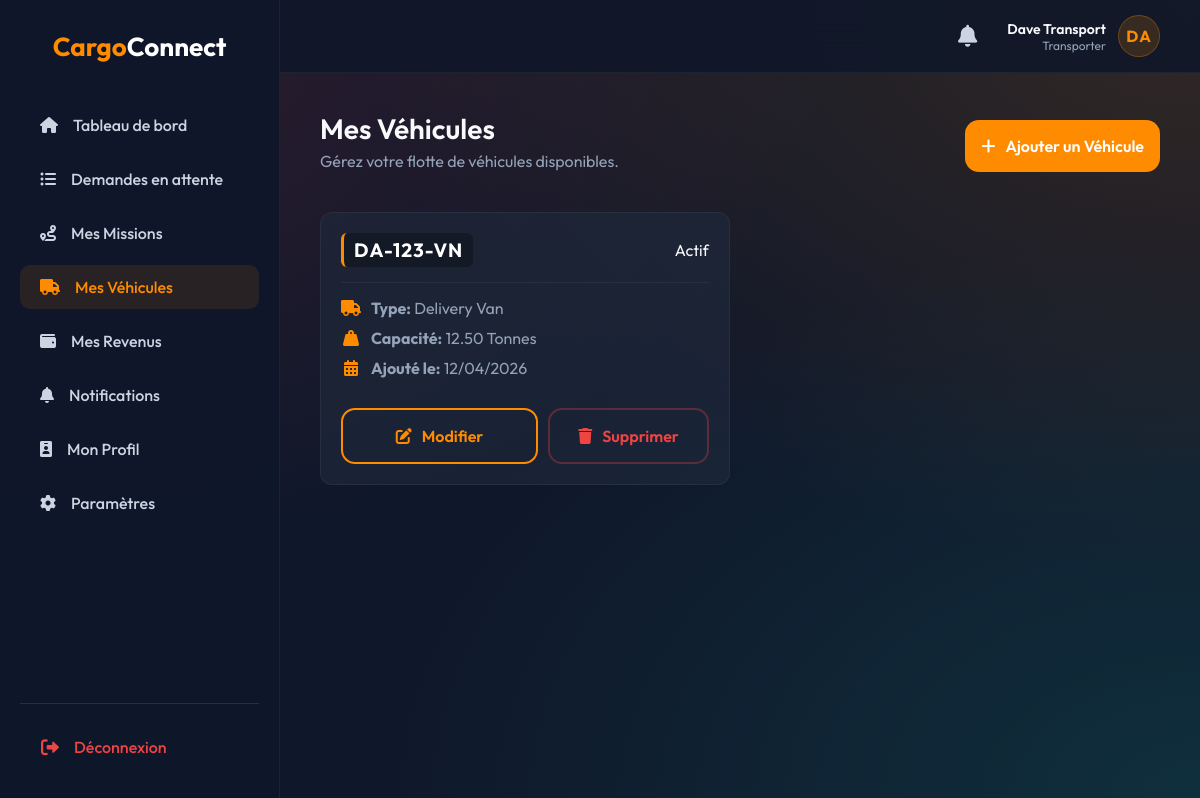
The page /transporter/vehicles.php (signed in) on the database its author committed.
### tables this page shows
CREATE TABLE IF NOT EXISTS vehicles (
    id INT UNSIGNED AUTO_INCREMENT PRIMARY KEY,
    owner_id INT UNSIGNED NOT NULL,
    vehicle_type VARCHAR(50) NOT NULL,
    capacity DECIMAL(8,2) NOT NULL COMMENT 'Capacity in cubic meters/tons',
    plate_number VARCHAR(20) NOT NULL UNIQUE,
    status ENUM('active', 'inactive') NOT NULL DEFAULT 'active',
    created_at TIMESTAMP DEFAULT CURRENT_TIMESTAMP,
    updated_at TIMESTAMP DEFAULT CURRENT_TIMESTAMP ON UPDATE CURRENT_TIMESTAMP,
    FOREIGN KEY (owner_id) REFERENCES users(id) ON DELETE CASCADE,
    INDEX idx_vehicle_owner (owner_id)
);

### functions/vehicle.php (called while the page is built, shortened)
<?php
function getVehiclesByTransporter($transporter_id, $pdo) {
    $stmt = $pdo->prepare("SELECT * FROM vehicles WHERE owner_id = ? ORDER BY created_at DESC");
    $stmt->execute([$transporter_id]);
    return $stmt->fetchAll(PDO::FETCH_ASSOC);
}

### transporter/vehicles.php (the view, shortened to what this page needs)
<?php
require_once CONF_PATH . 'database.php';
require_once FUNC_PATH . 'vehicle.php';
$db = new Database();
$pdo = $db->getConnection();
$transporter_id = $_SESSION['user_id'];
$vehicles = getVehiclesByTransporter($transporter_id, $pdo);
?>
<!DOCTYPE html>
<html lang="fr">
<head>
    <link href="https://cdnjs.cloudflare.com/ajax/libs/font-awesome/6.0.0/css/all.min.css" rel="stylesheet">
    <link rel="stylesheet" href="<?php echo CSS_URL; ?>style.css">
    <link rel="stylesheet" href="<?php echo CSS_URL; ?>dashboard.css">
</head>
<body>
<div class="dashboard-layout">
    <?php include INC_PATH . 'sidebar.php'; ?>
    <main class="main-content">
        <?php include INC_PATH . 'topbar.php'; ?>
        <div class="page-header">
            <div>
                <h1>Mes Véhicules</h1>
                <p style="color: #94a3b8; margin-top: 5px;">Gérez votre flotte de véhicules disponibles.</p>
            </div>
            <div>
                <a href="vehicle_form.php" class="btn btn-primary"><i class="fas fa-plus"></i> Ajouter un Véhicule</a>
            </div>
        </div>
        <?php if (empty($vehicles)): ?>
            <div style="text-align: center; padding: 60px 20px; background: rgba(30, 41, 59, 0.5); border-radius: 12px; border: 1px dashed rgba(255, 255, 255, 0.1); margin-top: 20px;">
                <i class="fas fa-truck-pickup" style="font-size: 60px; color: #475569; margin-bottom: 20px;"></i>
                <h3 style="color: #fff; margin-bottom: 10px;">Aucun véhicule dans votre flotte</h3>
                <p style="color: #94a3b8; margin-bottom: 25px;">Vous devez ajouter au moins un véhicule pour accepter des missions.</p>
                <a href="vehicle_form.php" class="btn btn-primary">Ajouter mon premier véhicule</a>
            </div>
        <?php else: ?>
            <div class="vehicle-grid">
                <?php foreach ($vehicles as $vehicle): ?>
                    <div class="vehicle-card">
                        <div class="vehicle-header">
                            <div class="vehicle-plate"><?php echo htmlspecialchars($vehicle['plate_number']); ?></div>
                            <div>
                                <?php if ($vehicle['status'] === 'active'): ?>
                                    <span class="badge badge-success">Actif</span>
                                <?php else: ?>
                                    <span class="badge badge-danger">Inactif</span>
                                <?php endif; ?>
                            </div>
                        </div>
                        <div class="vehicle-details">
                            <div class="vehicle-detail-item">
                                <i class="fas fa-truck"></i>
                                <span><strong>Type:</strong> <?php echo htmlspecialchars($vehicle['vehicle_type']); ?></span>
                            </div>
                            <div class="vehicle-detail-item">
                                <i class="fas fa-weight-hanging"></i>
                                <span><strong>Capacité:</strong> <?php echo number_format($vehicle['capacity'], 2); ?> Tonnes</span>
                            </div>
                            <div class="vehicle-detail-item">
                                <i class="fas fa-calendar-alt"></i>
                                <span><strong>Ajouté le:</strong> <?php echo date('d/m/Y', strtotime($vehicle['created_at'])); ?></span>
                            </div>
                        </div>
                        <div class="vehicle-actions">
                            <a href="vehicle_form.php?id=<?php echo htmlspecialchars($vehicle['id'], ENT_QUOTES, 'UTF-8'); ?>" class="btn btn-outline" style="flex: 1; text-align: center;"><i class="fas fa-edit"></i> Modifier</a>
                            <form method="POST" action="vehicles.php" style="flex: 1;" onsubmit="if(!confirm('Êtes-vous sûr de vouloir supprimer ce véhicule ?')) return false; this.querySelector('button').classList.add('loading'); this.querySelector('button').innerHTML='<i class=\'fas fa-spinner fa-spin\'></i> Patientez...'; return true;">
                                <button type="submit" class="btn btn-outline" style="width: 100%; color: #ef4444; border-color: rgba(239, 68, 68, 0.3); transition: all 0.3s ease;"><i class="fas fa-trash"></i> Supprimer</button>
                            </form>
                        </div>
                    </div>
                <?php endforeach; ?>
            </div>
        <?php endif; ?>
    </main>
</div>
</body>
</html>

### public/css/style.css (style rules this page uses)
:root { --primary: #ff8c00; --primary-hover: #ff6b00; --bg-dark: #0f172a; --text-main: #f8fafc; --text-muted: #94a3b8; --glass-bg: rgba(15, 23, 42, 0.4); --glass-border: rgba(255, 255, 255, 0.08); --glass-shadow: 0 25px 50px -12px rgba(0, 0, 0, 0.5); }
* { margin: 0; padding: 0; box-sizing: border-box; font-family: 'Outfit', sans-serif; }
body { min-height: 100vh; background: var(--bg-dark); display: flex; flex-direction: column; color: var(--text-main); position: relative; overflow-x: hidden; }
.btn-primary, .btn-secondary, .btn-outline,.btn-primary a, .btn-secondary a, .btn-outline a { width: 100%; padding: 16px; border-radius: 14px; font-size: 16px; font-weight: 600; cursor: pointer; transition: all 0.3s cubic-bezier(0.4, 0, 0.2, 1); display: flex; justify-content: center; align-items: center; gap: 10px; margin-top: 10px; text-decoration: none !important; }
.btn-primary { background: var(--primary); color: white; border: none; }
.btn-outline { background: transparent; color: var(--primary); border: 2px solid var(--primary); }

### public/css/dashboard.css (style rules this page uses)
body { background: #0f172a; background-image: radial-gradient(at 0% 0%, rgba(239, 68, 68, 0.15) 0px, transparent 50%), radial-gradient(at 100% 0%, rgba(255, 140, 0, 0.15) 0px, transparent 50%), radial-gradient(at 100% 100%, rgba(20, 184, 166, 0.15) 0px, transparent 50%); background-attachment: fixed; min-height: 100vh; color: #f8fafc; font-family: 'Inter', 'Outfit', sans-serif; }
.dashboard-layout { display: flex; min-height: 100vh; }
.main-content { flex: 1; padding: 110px 40px 40px 40px; margin-left: 280px; width: calc(100% - 280px); overflow-y: auto; position: relative; z-index: 10; }
.page-header { display: flex; justify-content: space-between; align-items: center; margin-bottom: 40px; }
.page-header h1 { font-size: 28px; font-weight: 600; }
h1, h2, h3, h4, .stat-details .num { color: #f8fafc; }
.page-header p { color: #94a3b8 !important; }

### transporter/vehicles.php (style rules this page uses)
.vehicle-grid { display: grid; grid-template-columns: repeat(auto-fill, minmax(300px, 1fr)); gap: 20px; margin-top: 20px; }
.vehicle-card { background: rgba(30, 41, 59, 0.7); border: 1px solid rgba(255, 255, 255, 0.05); border-radius: 12px; padding: 20px; transition: transform 0.2s, box-shadow 0.2s; position: relative; }
.vehicle-header { display: flex; justify-content: space-between; align-items: center; border-bottom: 1px solid rgba(255,255,255,0.05); padding-bottom: 15px; margin-bottom: 15px; }
.vehicle-plate { font-size: 1.2rem; font-weight: 700; color: #fff; letter-spacing: 1px; background: rgba(0,0,0,0.3); padding: 5px 10px; border-radius: 6px; border-left: 3px solid #ff8c00; }
.vehicle-details { display: flex; flex-direction: column; gap: 10px; color: #94a3b8; }
.vehicle-detail-item { display: flex; align-items: center; gap: 10px; }
.vehicle-detail-item i { color: #ff8c00; width: 20px; text-align: center; }
.vehicle-actions { margin-top: 20px; display: flex; gap: 10px; }

### rows shown on the page
vehicles: plate_number "DA-123-VN", status "Actif", vehicle_type "Delivery Van", capacity "12.50", created_at "12/04/2026"

### other values the page prints
$userName "Dave Transport"
$userRole "Transporter"
$userInitials "DA"
